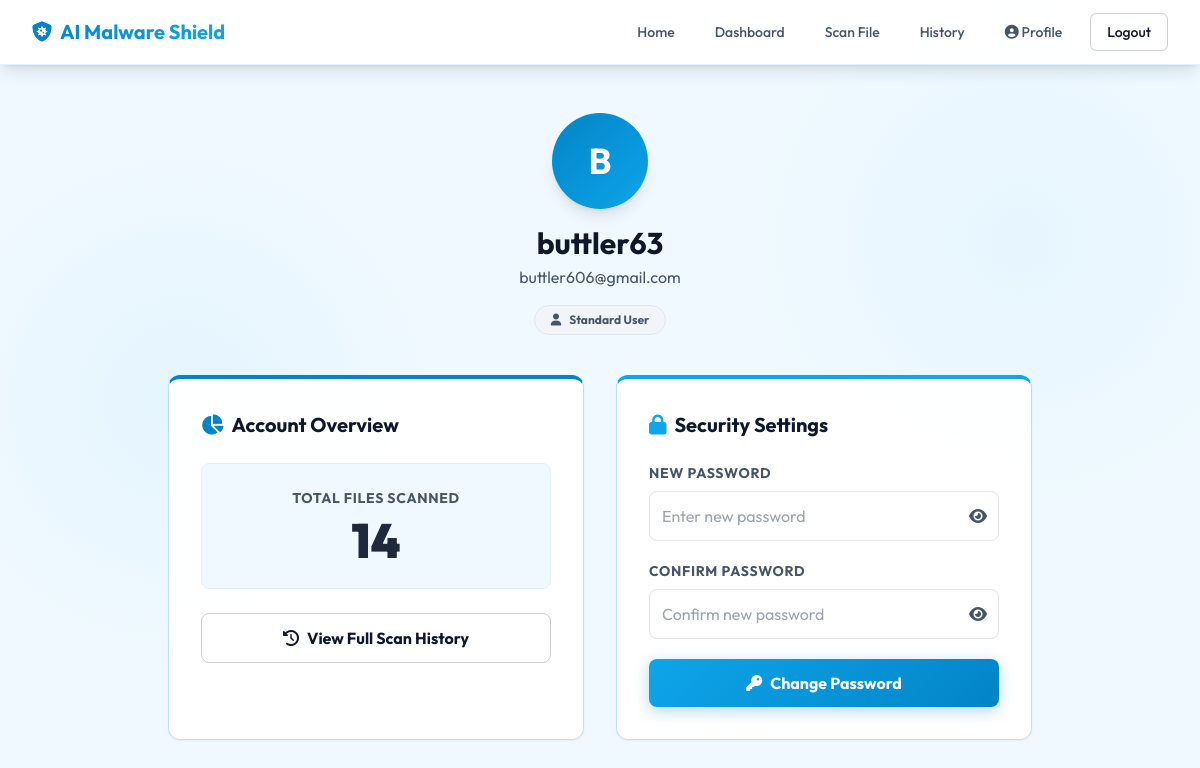
Screenshot of /profile (signed in) with the database file from the repository.
### tables this page shows
CREATE TABLE users (
        id INTEGER PRIMARY KEY AUTOINCREMENT,
        username TEXT UNIQUE NOT NULL,
        email TEXT UNIQUE NOT NULL,
        password TEXT NOT NULL,
        is_admin BOOLEAN NOT NULL DEFAULT 0
    );

### app.py (the view, shortened to what this page needs)
@app.route('/profile', methods=['GET', 'POST'])
def profile():
    if 'user_id' not in session:
        return redirect(url_for('login'))
    conn = get_db_connection()
    user = conn.execute('SELECT username, email, is_admin FROM users WHERE id = ?', (session['user_id'],)).fetchone()
    total_scans = conn.execute('SELECT COUNT(*) FROM scans WHERE user_id = ?', (session['user_id'],)).fetchone()[0]
    conn.close()
    return render_template('profile.html', user=user, total_scans=total_scans)

### app.py (called while the page is built)
@app.after_request
def add_header(response):
    if request.endpoint != 'download_report':
        response.headers["Cache-Control"] = "no-cache, no-store, must-revalidate"
        response.headers["Pragma"] = "no-cache"
        response.headers["Expires"] = "0"
    return response

def get_db_connection():
    conn = sqlite3.connect(DB_PATH)
    conn.row_factory = sqlite3.Row
    return conn

### templates/profile.html
{% extends 'base.html' %}
{% block content %}
<div class="max-w-4xl mx-auto px-4 py-12">
    <div class="mb-10 text-center">
        <div class="w-24 h-24 mx-auto bg-gradient-to-br from-primary to-secondary rounded-full flex items-center justify-center text-4xl font-bold text-white shadow-lg mb-4">
            {{ user['username'][0]|upper }}
        </div>
        <h1 class="text-3xl font-bold text-textlight">{{ user['username'] }}</h1>
        <p class="text-textmuted mt-1">{{ user['email'] }}</p>
        <div class="mt-4">
            {% if user['is_admin'] %}
                <span class="inline-flex items-center gap-2 px-4 py-1.5 rounded-full text-xs font-bold bg-sky-100 text-secondary border border-sky-200">
                    <i class="fa-solid fa-shield-halved"></i> Administrator
                </span>
            {% else %}
                <span class="inline-flex items-center gap-2 px-4 py-1.5 rounded-full text-xs font-bold bg-slate-100 text-textmuted border border-slate-200">
                    <i class="fa-solid fa-user"></i> Standard User
                </span>
            {% endif %}
        </div>
    </div>
    <div class="grid md:grid-cols-2 gap-8">
        <div class="glass-card p-8 rounded-xl shadow-sm border-t-4 border-t-primary h-full">
            <h2 class="text-xl font-bold text-textlight mb-6 flex items-center gap-2">
                <i class="fa-solid fa-chart-pie text-primary"></i> Account Overview
            </h2>
            <div class="bg-sky-50 rounded-lg p-6 border border-sky-100 text-center">
                <p class="text-sm font-bold text-textmuted uppercase tracking-wider mb-2">Total Files Scanned</p>
                <p class="text-5xl font-black text-slate-800">{{ total_scans }}</p>
            </div>
            <div class="mt-6">
                <a href="{{ url_for('history') }}" class="w-full btn-outline px-4 py-3 rounded-lg font-bold flex items-center justify-center gap-2">
                    <i class="fa-solid fa-clock-rotate-left"></i> View Full Scan History
                </a>
            </div>
        </div>
        <div class="glass-card p-8 rounded-xl shadow-sm border-t-4 border-t-secondary h-full">
            <h2 class="text-xl font-bold text-textlight mb-6 flex items-center gap-2">
                <i class="fa-solid fa-lock text-secondary"></i> Security Settings
            </h2>
            <form action="{{ url_for('profile') }}" method="POST" class="space-y-5">
                <div>
                    <label class="block text-sm font-bold text-textmuted uppercase tracking-wider mb-2">New Password</label>
                    <div class="relative">
                        <input type="password" name="new_password" class="clean-input w-full p-3 focus:border-secondary focus:ring-1 focus:ring-secondary rounded-lg text-slate-800 bg-white pr-10" placeholder="Enter new password" required minlength="6">
                        <button type="button" class="absolute right-3 top-1/2 -translate-y-1/2 text-textmuted hover:text-textlight focus:outline-none" onclick="togglePassword(this)">
                            <i class="fa-solid fa-eye"></i>
                        </button>
                    </div>
                </div>
                <div>
                    <label class="block text-sm font-bold text-textmuted uppercase tracking-wider mb-2">Confirm Password</label>
                    <div class="relative">
                        <input type="password" name="confirm_password" class="clean-input w-full p-3 focus:border-secondary focus:ring-1 focus:ring-secondary rounded-lg text-slate-800 bg-white pr-10" placeholder="Confirm new password" required minlength="6" oninput="this.setCustomValidity(this.value != document.getElementsByName('new_password')[0].value ? 'Passwords do not match.' : '')">
                        <button type="button" class="absolute right-3 top-1/2 -translate-y-1/2 text-textmuted hover:text-textlight focus:outline-none" onclick="togglePassword(this)">
                            <i class="fa-solid fa-eye"></i>
                        </button>
                    </div>
                </div>
                <button type="submit" class="w-full btn-primary px-4 py-3 rounded-lg font-bold mt-2 flex items-center justify-center gap-2">
                    <i class="fa-solid fa-key"></i> Change Password
                </button>
            </form>
        </div>
    </div>
</div>
{% endblock %}

### static/css/style.css (style rules this page uses)
:root { --primary: #0284c7; --primary-hover: #0369a1; --secondary: #0ea5e9; --bg-dark: #ffffff; --bg-darker: #f0f9ff; --card-bg: rgba(255, 255, 255, 0.95); --text-light: #0f172a; --text-muted: #475569; --border-color: rgba(2, 132, 199, 0.25); --glow-primary: 0 8px 25px rgba(2, 132, 199, 0.25); --glow-secondary: 0 8px 25px rgba(14, 165, 233, 0.25); }
body { background-color: var(--bg-dark); background-image: radial-gradient(circle at 15% 50%, rgba(14, 165, 233, 0.05), transparent 25%), radial-gradient(circle at 85% 30%, rgba(56, 189, 248, 0.05), transparent 25%); color: var(--text-light); font-family: 'Outfit', 'Inter', sans-serif; overflow-x: hidden; min-height: 100vh; }
.glass-card { background: var(--card-bg); backdrop-filter: blur(16px); -webkit-backdrop-filter: blur(16px); border: 1px solid var(--border-color); box-shadow: 0 10px 40px rgba(0, 0, 0, 0.08); border-radius: 16px; transition: transform 0.3s ease, box-shadow 0.3s ease, border-color 0.3s ease; }
.btn-primary { background: linear-gradient(135deg, var(--secondary), var(--primary)); color: #ffffff; transition: all 0.3s ease; border: none; box-shadow: 0 4px 15px rgba(2, 132, 199, 0.3); }
.btn-outline { background-color: transparent; color: var(--text-light); border: 1px solid rgba(15, 23, 42, 0.2); transition: all 0.3s ease; }
.clean-input { background-color: rgba(255, 255, 255, 0.8); border: 1px solid rgba(15, 23, 42, 0.1); color: var(--text-light); transition: all 0.3s ease; border-radius: 8px; backdrop-filter: blur(4px); }

### rows the page displays
users: username "B", username "buttler63", email "buttler606@gmail.com"

### other values shown
{{ total_scans }} "14"
